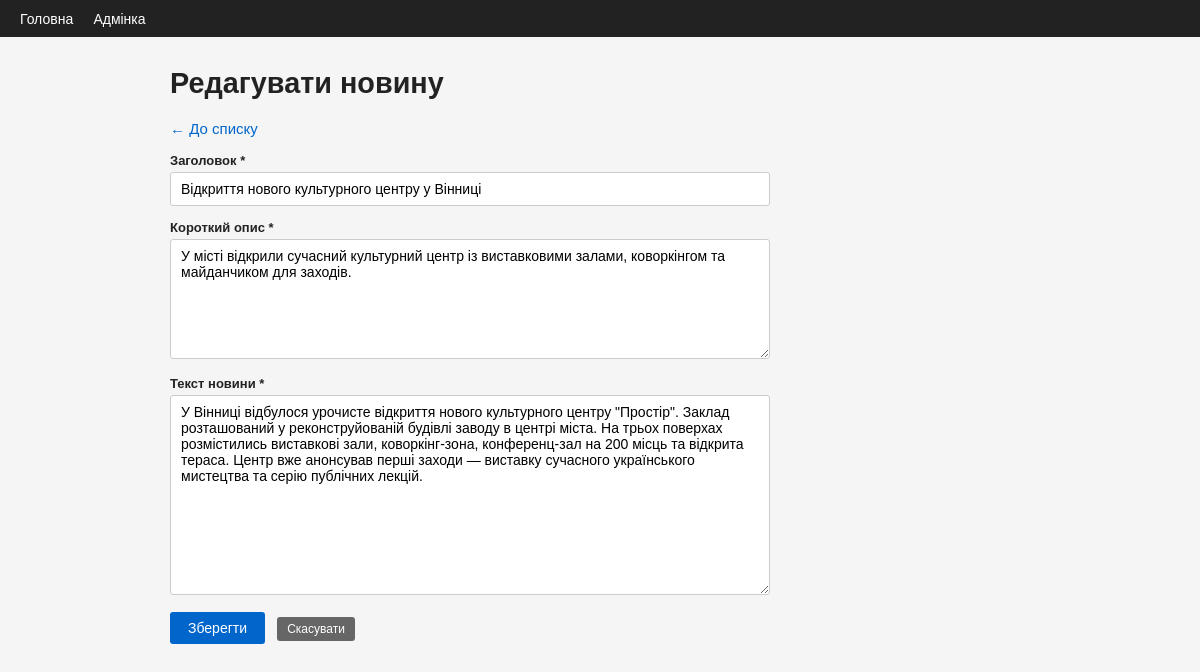
The app's page /admin_form.php?id=1 with its own data.
### tables this page shows
CREATE TABLE IF NOT EXISTS news (
    id                INT          NOT NULL AUTO_INCREMENT PRIMARY KEY,
    title             VARCHAR(255) NOT NULL,
    short_description TEXT         NOT NULL,
    content           TEXT         NOT NULL,
    created_at        TIMESTAMP    NOT NULL DEFAULT CURRENT_TIMESTAMP
);

### db.php (called while the page is built, shortened)
<?php
function db(): PDO {
    static $pdo = null;
    if ($pdo === null) {
        $dsn = sprintf('mysql:host=%s;port=%s;dbname=%s;charset=%s',
            DB_HOST, DB_PORT, DB_NAME, DB_CHARSET);
        $pdo = new PDO($dsn, DB_USER, DB_PASS, [
            PDO::ATTR_ERRMODE            => PDO::ERRMODE_EXCEPTION,
            PDO::ATTR_DEFAULT_FETCH_MODE => PDO::FETCH_ASSOC,
            PDO::ATTR_EMULATE_PREPARES   => false,
        ]);
    }
    return $pdo;
}

### admin_form.php (the view, shortened to what this page needs)
<?php
require_once __DIR__ . '/db.php';
$id     = (int)($_GET['id'] ?? 0);
$news   = ['title' => '', 'short_description' => '', 'content' => ''];
if ($id > 0) {
    $stmt = db()->prepare('SELECT * FROM news WHERE id = ? LIMIT 1');
    $stmt->execute([$id]);
    $row = $stmt->fetch();
    $news = $row;
}
$pageTitle = $id > 0 ? 'Редагувати новину' : 'Нова новина';
?>
<!DOCTYPE html>
<html lang="uk">
<head>
    <link rel="stylesheet" href="style.css">
</head>
<body>
<nav class="nav">
    <a href="index.php">Головна</a>
    <a href="admin.php">Адмінка</a>
</nav>
<div class="container">
    <h1><?= $pageTitle ?></h1>
    <p style="margin-bottom:16px"><a href="admin.php">&larr; До списку</a></p>
    <form method="post" action="admin_form.php<?= $id > 0 ? '?id=' . $id : '' ?>" style="max-width:600px">
        <div class="form-group">
            <label for="title">Заголовок *</label>
            <input type="text" id="title" name="title" maxlength="255"
                   value="<?= htmlspecialchars($news['title']) ?>">
        </div>
        <div class="form-group">
            <label for="short_description">Короткий опис *</label>
            <textarea id="short_description" name="short_description"><?= htmlspecialchars($news['short_description']) ?></textarea>
        </div>
        <div class="form-group">
            <label for="content">Текст новини *</label>
            <textarea id="content" name="content" style="height:200px"><?= htmlspecialchars($news['content']) ?></textarea>
        </div>
        <button type="submit" class="btn btn-primary">Зберегти</button>
        <a href="admin.php" class="btn btn-secondary" style="margin-left:8px">Скасувати</a>
    </form>
</div>
</body>
</html>

### style.css (style rules this page uses)
*, *::before, *::after { box-sizing: border-box; margin: 0; padding: 0; }
body { font-family: Arial, sans-serif; font-size: 15px; background: #f5f5f5; color: #222; }
.container { max-width: 900px; margin: 30px auto; padding: 0 20px; }
h1 { font-size: 1.8rem; margin-bottom: 20px; }
a { color: #0066cc; text-decoration: none; }
.nav { background: #222; padding: 10px 20px; }
.nav a { color: #fff; margin-right: 16px; font-size: 14px; }
.form-group { margin-bottom: 14px; }
.form-group label { display: block; margin-bottom: 4px; font-weight: bold; font-size: 13px; }
.form-group input[type=text], .form-group textarea { width: 100%; padding: 8px 10px; border: 1px solid #ccc; border-radius: 3px; font-size: 14px; font-family: inherit; }
.form-group textarea { height: 120px; resize: vertical; }
.btn { padding: 8px 18px; border-radius: 3px; border: none; cursor: pointer; font-size: 14px; text-decoration: none; display: inline-block; }
.btn-primary { background: #0066cc; color: #fff; }
.btn-secondary { background: #666; color: #fff; font-size: 12px; padding: 5px 10px; }

### records on screen
news: title "Відкриття нового культурного центру у Вінниці", short_description "У місті відкрили сучасний культурний центр із виставковими залами, коворкінгом та майданчиком для заходів.", content "У Вінниці відбулося урочисте відкриття нового культурного центру \"Простір\". Заклад розташований у реконструйованій будівлі заводу в центрі міста. На трьох поверхах розмістились виставкові зали, коворкінг-зона, конференц-зал на 200 місць та відкрита тераса. Центр вже анонсував перші заходи — виставку сучасного українського мистецтва та серію публічних лекцій."

### other values on screen
$pageTitle "Редагувати новину"
